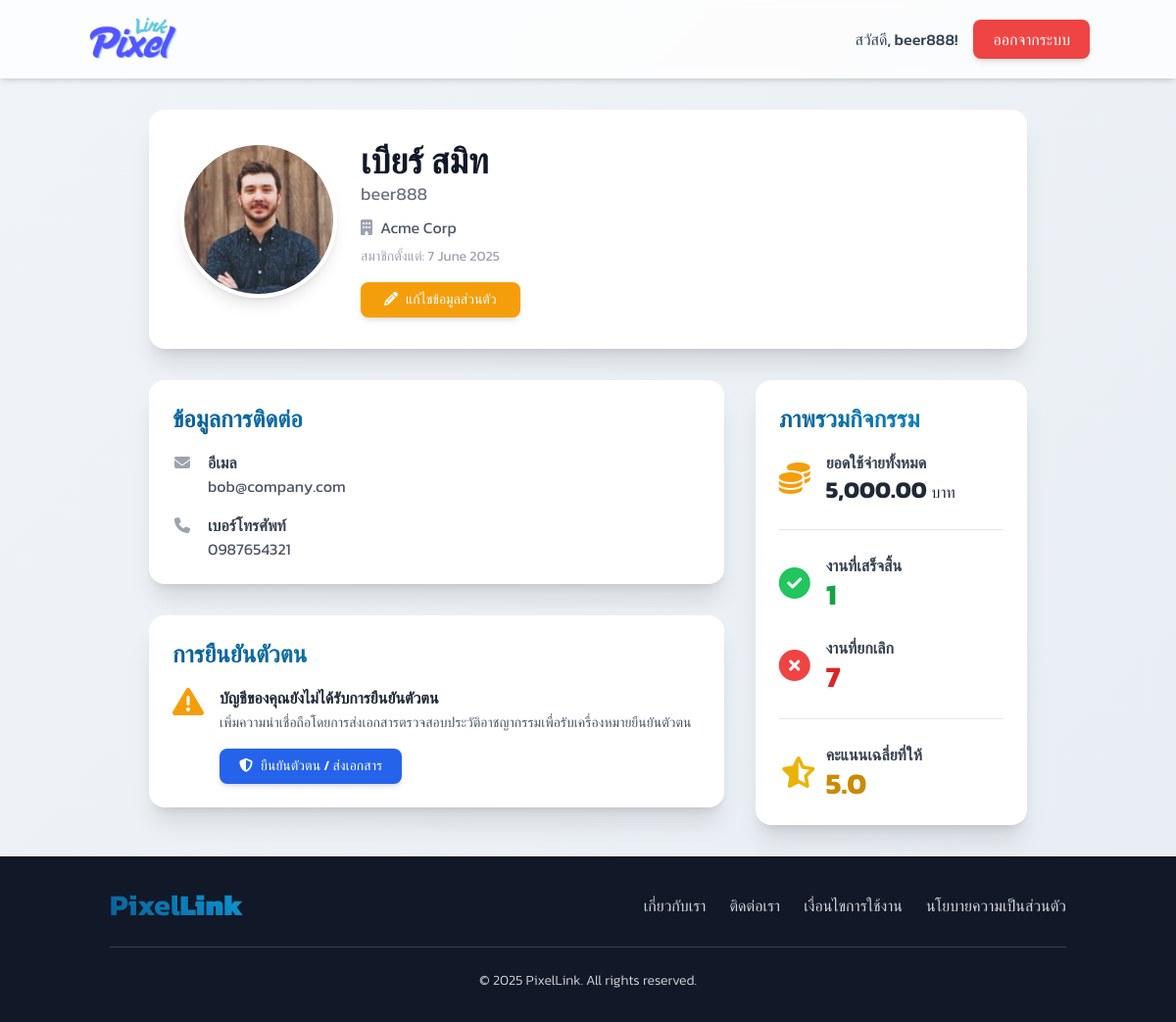
/client/view_profile_client.php (signed in), run on an earlier commit of the app's database.
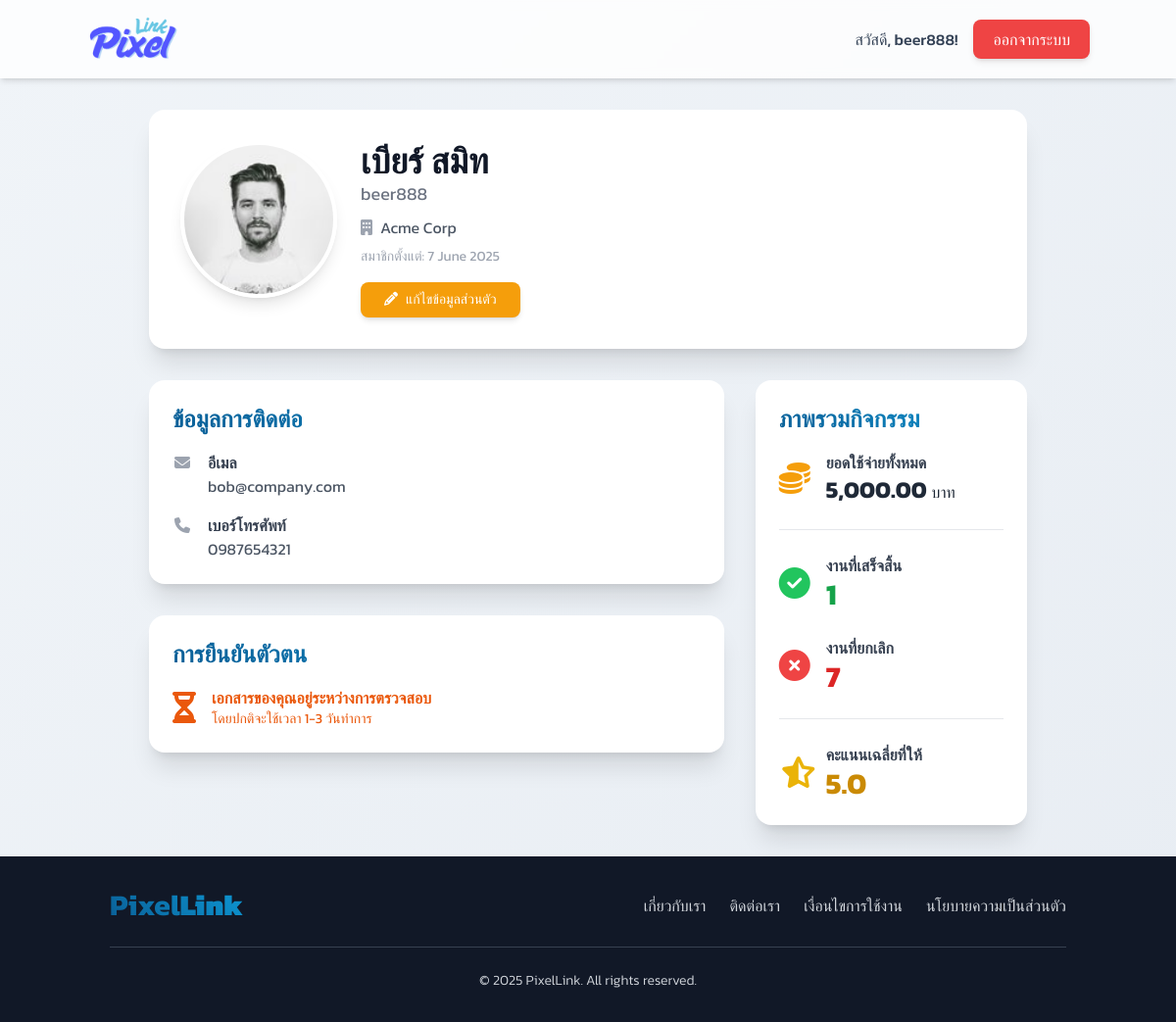
And on a later commit of the database.
### tables this page shows
CREATE TABLE `profiles` (
  `profile_id` int(11) NOT NULL,
  `user_id` int(11) NOT NULL,
  `address` text DEFAULT NULL,
  `company_name` varchar(255) DEFAULT NULL,
  `bio` text DEFAULT NULL,
  `skills` text DEFAULT NULL,
  `profile_picture_url` varchar(255) DEFAULT NULL,
  `facebook_url` varchar(255) DEFAULT NULL,
  `instagram_url` varchar(255) DEFAULT NULL,
  `tiktok_url` varchar(255) DEFAULT NULL,
  `payment_qr_code_url` varchar(255) DEFAULT NULL,
  `bank_name` varchar(100) DEFAULT NULL,
  `account_number` varchar(50) DEFAULT NULL
);

CREATE TABLE `users` (
  `user_id` int(11) NOT NULL,
  `username` varchar(50) NOT NULL,
  `password` varchar(255) NOT NULL,
  `email` varchar(100) NOT NULL,
  `first_name` varchar(100) NOT NULL,
  `last_name` varchar(100) NOT NULL,
  `phone_number` varchar(20) NOT NULL,
  `user_type` enum('admin','designer','client') NOT NULL,
  `registration_date` timestamp NOT NULL DEFAULT current_timestamp(),
  `is_approved` tinyint(1) DEFAULT 0,
  `last_activity` datetime DEFAULT NULL,
  `is_active` tinyint(1) DEFAULT 1,
  `is_verified` tinyint(1) NOT NULL DEFAULT 0 COMMENT '0=Not Verified, 1=Verified',
  `last_login` timestamp NULL DEFAULT NULL
);

### client/view_profile_client.php (the view, shortened to what this page needs)
<?php
require_once '../connect.php';
$user_id = $_SESSION['user_id'];
$profile_data = null;
$job_stats = [
    'completed' => 0,
    'cancelled' => 0,
    'total_spent' => 0,
    'avg_rating' => 0
];
$verification_status = 'not_submitted';
$sql_profile = "SELECT u.first_name, u.last_name, u.email, u.phone_number, u.username, u.registration_date, u.is_verified, p.company_name, p.profile_picture_url
                FROM users u
                LEFT JOIN profiles p ON u.user_id = p.user_id
                WHERE u.user_id = ?";
$stmt_profile = $conn->prepare($sql_profile);
if ($stmt_profile) {
    $stmt_profile->bind_param("i", $user_id);
    $stmt_profile->execute();
    $profile_data = $stmt_profile->get_result()->fetch_assoc();
}
if ($profile_data) {
    $sql_job_counts = "SELECT
                        SUM(CASE WHEN status = 'completed' THEN 1 ELSE 0 END) AS completed_jobs,
                        SUM(CASE WHEN status IN ('cancelled', 'rejected') THEN 1 ELSE 0 END) AS cancelled_jobs
                       FROM client_job_requests
                       WHERE client_id = ?";
    $stmt_job_counts = $conn->prepare($sql_job_counts);
    if ($stmt_job_counts) {
        $stmt_job_counts->bind_param("i", $user_id);
        $stmt_job_counts->execute();
        $job_counts_result = $stmt_job_counts->get_result()->fetch_assoc();
        $job_stats['completed'] = $job_counts_result['completed_jobs'] ?? 0;
        $job_stats['cancelled'] = $job_counts_result['cancelled_jobs'] ?? 0;
    }
    $sql_spending = "SELECT SUM(agreed_price) as total_spent FROM contracts WHERE client_id = ? AND contract_status = 'completed'";
    $stmt_spending = $conn->prepare($sql_spending);
    if ($stmt_spending) {
        $stmt_spending->bind_param("i", $user_id);
        $stmt_spending->execute();
        $spending_result = $stmt_spending->get_result()->fetch_assoc();
        $job_stats['total_spent'] = $spending_result['total_spent'] ?? 0;
    }
    $sql_rating = "SELECT AVG(rating) as avg_rating FROM reviews WHERE reviewer_id = ?";
    $stmt_rating = $conn->prepare($sql_rating);
    if ($stmt_rating) {
        $stmt_rating->bind_param("i", $user_id);
        $stmt_rating->execute();
        $rating_result = $stmt_rating->get_result()->fetch_assoc();
        $job_stats['avg_rating'] = $rating_result['avg_rating'] ?? 0;
    }
    if (!$profile_data['is_verified']) {
        $sql_verify_status = "SELECT status FROM verification_submissions WHERE user_id = ? ORDER BY submitted_at DESC LIMIT 1";
        $stmt_verify = $conn->prepare($sql_verify_status);
        if ($stmt_verify) {
            $stmt_verify->bind_param("i", $user_id);
            $stmt_verify->execute();
            $verify_result = $stmt_verify->get_result()->fetch_assoc();
            if ($verify_result && $verify_result['status'] === 'pending') {
                $verification_status = 'pending';
            }
        }
    }
}
$loggedInUserName = $_SESSION['username'] ?? '';
$display_name = trim(($profile_data['first_name'] ?? '') . ' ' . ($profile_data['last_name'] ?? '')) ?: ($profile_data['username'] ?? 'ไม่ระบุชื่อ');
$display_email = $profile_data['email'] ?? 'ไม่ระบุอีเมล';
$display_tel = $profile_data['phone_number'] ?? 'ไม่ระบุเบอร์โทรศัพท์';
$display_company_name = $profile_data['company_name'] ?? 'ไม่ระบุบริษัท';
$registration_date = isset($profile_data['registration_date']) ? date("j F Y", strtotime($profile_data['registration_date'])) : '-';
$is_verified = $profile_data['is_verified'] ?? 0;
$raw_pic_path = $profile_data['profile_picture_url'] ?? '';
$display_profile_pic = '../dist/img/user8.jpg';
if (!empty($raw_pic_path)) {
    $correct_path = ltrim($raw_pic_path, '/');
    if (file_exists('../' . $correct_path)) {
        $display_profile_pic = '../' . htmlspecialchars($correct_path);
    }
}
?>
<!DOCTYPE html>
<html lang="th">
<head>
    <script src="https://cdn.tailwindcss.com"></script>
    <link rel="stylesheet" href="https://cdnjs.cloudflare.com/ajax/libs/font-awesome/6.1.1/css/all.min.css">
</head>
<body class="bg-slate-100 min-h-screen">
    <nav class="bg-white/80 backdrop-blur-sm p-4 shadow-md sticky top-0 z-50">
        <div class="container mx-auto flex justify-between items-center">
            <a href="main.php">
                <img src="../dist/img/logo.png" alt="PixelLink Logo" class="h-12 transition-transform hover:scale-105">
            </a>
            <div class="space-x-4 flex items-center">
                <span class="font-medium text-slate-700">สวัสดี, <?= htmlspecialchars($loggedInUserName) ?>!</span>
                <a href="../logout.php" class="btn-danger text-white px-5 py-2 rounded-lg font-medium shadow-md">ออกจากระบบ</a>
            </div>
        </div>
    </nav>
    <main class="container mx-auto px-4 py-8">
        <?php if (!$profile_data): ?>
            <div class="bg-red-100 text-red-700 p-4 rounded-lg text-center">ไม่พบข้อมูลโปรไฟล์</div>
        <?php else: ?>
            <div class="max-w-4xl mx-auto">
                <div class="bg-white rounded-2xl shadow-xl p-6 md:p-8 mb-8">
                    <div class="flex flex-col sm:flex-row items-center sm:items-start gap-6">
                        <img src="<?= $display_profile_pic ?>" alt="รูปโปรไฟล์" class="w-32 h-32 sm:w-40 sm:h-40 rounded-full object-cover shadow-lg border-4 border-white flex-shrink-0">
                        <div class="text-center sm:text-left flex-grow">
                            <h1 class="text-3xl sm:text-4xl font-bold text-gray-900 flex items-center justify-center sm:justify-start">
                                <?= htmlspecialchars($display_name) ?>
                            </h1>
                            <p class="text-lg text-gray-500"><?= htmlspecialchars($profile_data['username']) ?></p>
                            <p class="text-md text-gray-600 mt-2"><i class="fas fa-building mr-2 text-gray-400"></i><?= htmlspecialchars($display_company_name) ?></p>
                            <p class="text-sm text-gray-400 mt-2">สมาชิกตั้งแต่: <?= $registration_date ?></p>
                            <div class="mt-4">
                                <a href="edit_profile.php" class="inline-block bg-amber-500 hover:bg-amber-600 text-white px-6 py-2 rounded-lg font-medium text-sm shadow-md transition-colors">
                                    <i class="fas fa-pencil-alt mr-2"></i>แก้ไขข้อมูลส่วนตัว
                                </a>
                            </div>
                        </div>
                    </div>
                </div>
                <div class="grid grid-cols-1 md:grid-cols-3 gap-8">
                    <div class="md:col-span-2 space-y-8">
                        <div class="bg-white rounded-2xl shadow-xl p-6">
                            <h2 class="text-2xl font-semibold text-gradient mb-4">ข้อมูลการติดต่อ</h2>
                            <div class="space-y-4">
                                <div class="flex items-start">
                                    <i class="fas fa-envelope fa-fw text-gray-400 mt-1 mr-4"></i>
                                    <div>
                                        <p class="font-semibold text-gray-700">อีเมล</p>
                                        <p class="text-gray-600"><?= htmlspecialchars($display_email) ?></p>
                                    </div>
                                </div>
                                <div class="flex items-start">
                                    <i class="fas fa-phone fa-fw text-gray-400 mt-1 mr-4"></i>
                                    <div>
                                        <p class="font-semibold text-gray-700">เบอร์โทรศัพท์</p>
                                        <p class="text-gray-600"><?= htmlspecialchars($display_tel) ?></p>
                                    </div>
                                </div>
                            </div>
                        </div>
                        <div class="bg-white rounded-2xl shadow-xl p-6">
                            <h2 class="text-2xl font-semibold text-gradient mb-4">การยืนยันตัวตน</h2>
                            <?php if ($is_verified): ?>
                                <div class="flex items-center text-green-600">
                                    <i class="fas fa-check-circle fa-2x mr-4"></i>
                                    <div>
                                        <p class="font-bold">คุณได้รับการยืนยันตัวตนเรียบร้อยแล้ว</p>
                                        <p class="text-sm">บัญชีของคุณมีความน่าเชื่อถือสูง</p>
                                    </div>
                                </div>
                            <?php elseif ($verification_status === 'pending'): ?>
                                <div class="flex items-center text-orange-600">
                                    <i class="fas fa-hourglass-half fa-2x mr-4"></i>
                                    <div>
                                        <p class="font-bold">เอกสารของคุณอยู่ระหว่างการตรวจสอบ</p>
                                        <p class="text-sm">โดยปกติจะใช้เวลา 1-3 วันทำการ</p>
                                    </div>
                                </div>
                            <?php else: ?>
                                <div class="flex items-start">
                                    <i class="fas fa-exclamation-triangle fa-2x mr-4 text-amber-500"></i>
                                    <div>
                                        <p class="font-bold text-gray-800">บัญชีของคุณยังไม่ได้รับการยืนยันตัวตน</p>
                                        <p class="text-sm text-gray-600 mt-1 mb-4">
                                            เพิ่มความน่าเชื่อถือโดยการส่งเอกสารตรวจสอบประวัติอาชญากรรมเพื่อรับเครื่องหมายยืนยันตัวตน
                                        </p>
                                        <a href="submit_verification.php" class="inline-block bg-blue-600 hover:bg-blue-700 text-white px-5 py-2 rounded-lg font-medium text-sm shadow-md transition-colors">
                                            <i class="fas fa-shield-alt mr-2"></i>ยืนยันตัวตน / ส่งเอกสาร
                                        </a>
                                    </div>
                                </div>
                            <?php endif; ?>
                        </div>
                    </div>
                    <div class="bg-white rounded-2xl shadow-xl p-6">
                        <h2 class="text-2xl font-semibold text-gradient mb-4">ภาพรวมกิจกรรม</h2>
                        <div class="space-y-6">
                            <div class="flex items-center">
                                <i class="fas fa-coins fa-2x w-8 text-center text-amber-500 mr-4"></i>
                                <div>
                                    <p class="font-semibold text-gray-700">ยอดใช้จ่ายทั้งหมด</p>
                                    <p class="text-gray-800 text-2xl font-bold"><?= number_format($job_stats['total_spent'], 2) ?> <span class="text-base font-normal">บาท</span></p>
                                </div>
                            </div>
                            <hr>
                            <div class="flex items-center">
                                <i class="fas fa-check-circle fa-2x w-8 text-center text-green-500 mr-4"></i>
                                <div>
                                    <p class="font-semibold text-gray-700">งานที่เสร็จสิ้น</p>
                                    <p class="text-green-600 text-3xl font-bold"><?= $job_stats['completed'] ?></p>
                                </div>
                            </div>
                            <div class="flex items-center">
                                <i class="fas fa-times-circle fa-2x w-8 text-center text-red-500 mr-4"></i>
                                <div>
                                    <p class="font-semibold text-gray-700">งานที่ยกเลิก</p>
                                    <p class="text-red-600 text-3xl font-bold"><?= $job_stats['cancelled'] ?></p>
                                </div>
                            </div>
                            <hr>
                            <div class="flex items-center">
                                <i class="fas fa-star-half-alt fa-2x w-8 text-center text-yellow-500 mr-4"></i>
                                <div>
                                    <p class="font-semibold text-gray-700">คะแนนเฉลี่ยที่ให้</p>
                                    <p class="text-yellow-600 text-3xl font-bold"><?= number_format($job_stats['avg_rating'], 1) ?></p>
                                </div>
                            </div>
                        </div>
                    </div>
                </div>
            </div>
        <?php endif; ?>
    </main>
    <?php include '../includes/footer.php'; ?>
</body>
</html>

### includes/footer.php (shortened to what this page needs)
<footer class="bg-gray-900 text-gray-300 py-8 mt-auto">
        <div class="container mx-auto px-4 md:px-6 text-center">
            <div class="flex flex-col md:flex-row justify-between items-center mb-6">
                <a href="/pixellink-assistants-main/index.php" class="text-2xl sm:text-3xl font-bold pixellink-logo-footer mb-4 md:mb-0 transition duration-300 hover:opacity-80">Pixel<b>Link</b></a>
                <div class="flex flex-wrap justify-center space-x-2 md:space-x-6 text-sm md:text-base">
                    <a href="#" class="hover:text-white transition duration-300 mb-2 md:mb-0 font-light">เกี่ยวกับเรา</a>
                    <a href="#" class="hover:text-white transition duration-300 mb-2 md:mb-0 font-light">ติดต่อเรา</a>
                    <a href="#" class="hover:text-white transition duration-300 mb-2 md:mb-0 font-light">เงื่อนไขการใช้งาน</a>
                    <a href="#" class="hover:text-white transition duration-300 mb-2 md:mb-0 font-light">นโยบายความเป็นส่วนตัว</a>
                </div>
            </div>
            <hr class="border-gray-700 my-6">
            <p class="text-xs md:text-sm font-light">&copy; <?php echo date('Y'); ?> PixelLink. All rights reserved.</p>
        </div>
    </footer>
</body>
</html>

### client/view_profile_client.php (style rules this page uses)
* { font-family: 'Kanit', sans-serif; font-style: normal; font-weight: 400; }
body { background: linear-gradient(135deg, #f0f4f8 0%, #e8edf3 100%); color: #2c3e50; overflow-x: hidden; }
.btn-danger { background-color: #ef4444; color: white; transition: all 0.3s ease; box-shadow: 0 4px 15px rgba(239, 68, 68, 0.3); }
.text-gradient { background: linear-gradient(45deg, #0a5f97, #0d96d2); -webkit-background-clip: text; -webkit-text-fill-color: transparent; }
.pixellink-logo, .pixellink-logo-footer { font-weight: 700; font-size: 2.25rem; background: linear-gradient(45deg, #0a5f97, #0d96d2); -webkit-background-clip: text; -webkit-text-fill-color: transparent; }
.pixellink-logo b, .pixellink-logo-footer b { color: #0d96d2; }

What changed in the data, as far as the page shows it:
changed profiles "Acme Corp": profile_picture_url: picture added
Also different on the page:
text no longer shown: "บัญชีของคุณยังไม่ได้รับการยืนยันตัวตน เพิ่มความน่าเชื่อถือโดยการส่งเอกสารตรวจสอบประวัติอาชญากรรมเพื่อรับเครื่องหมายยืนยันตัวตน ยืนยันตัวตน / ส่งเอกสาร"
text now shown: "เอกสารของคุณอยู่ระหว่างการตรวจสอบ โดยปกติจะใช้เวลา 1-3 วันทำการ"
